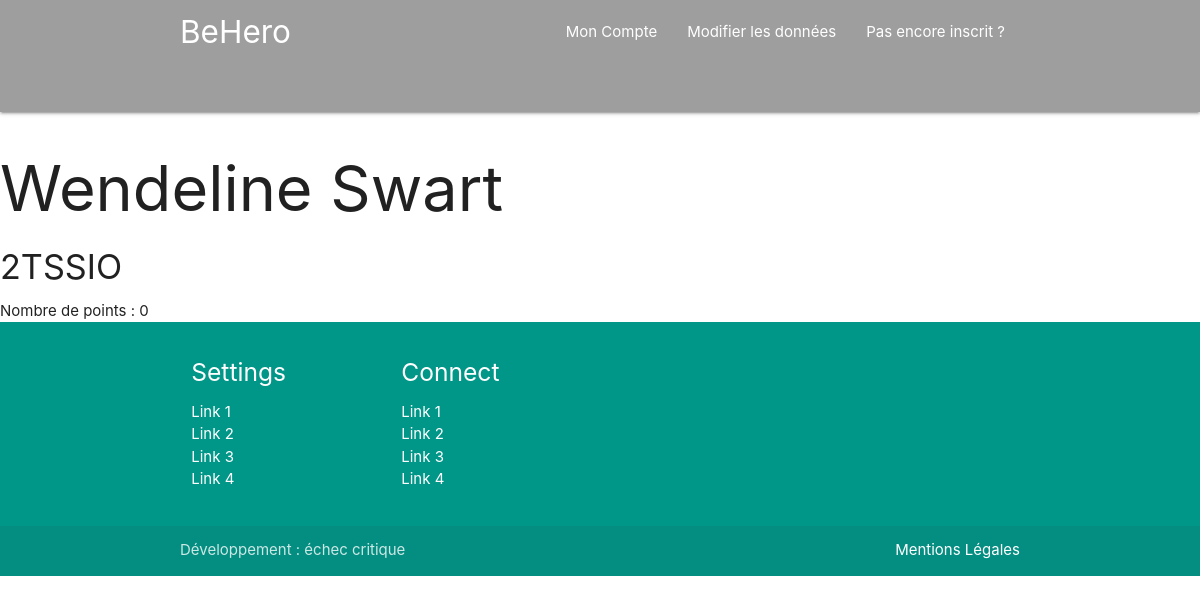
The page /profil.php?id=1 on the database as committed earlier.
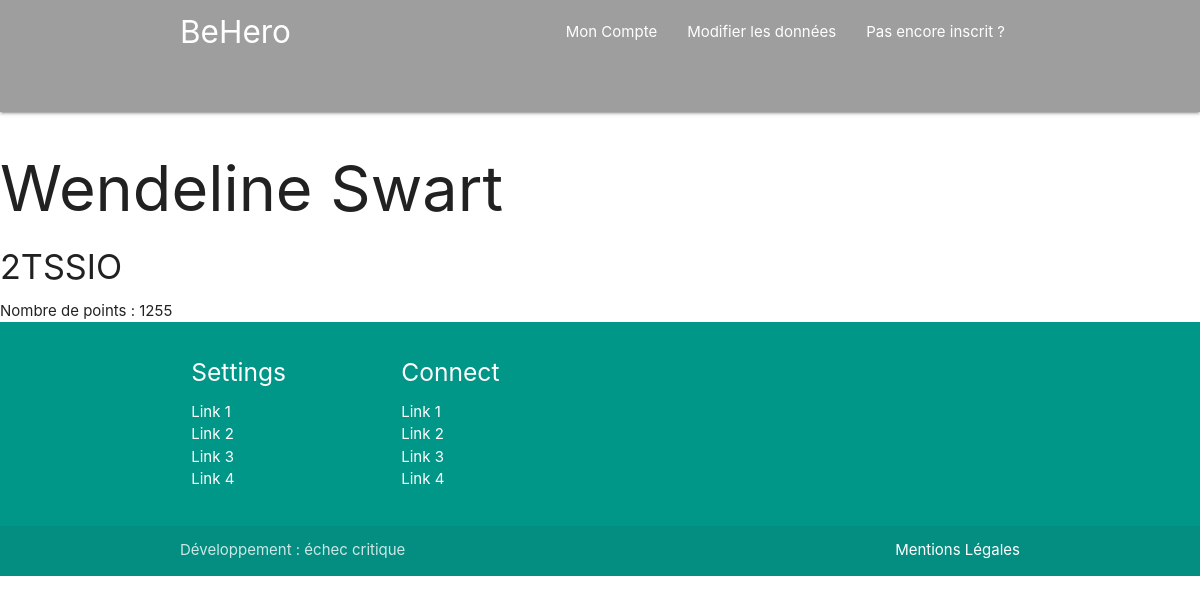
The same page on the database as committed later.
### tables this page shows
CREATE TABLE IF NOT EXISTS `eleve` (
  `idE` int(11) NOT NULL AUTO_INCREMENT,
  `NomE` char(50) NOT NULL,
  `PrenomE` char(50) NOT NULL,
  `nbPoint` int(11) NOT NULL DEFAULT '0',
  `password` char(50) NOT NULL,
  `idC` int(11) NOT NULL,
  PRIMARY KEY (`idE`),
  KEY `fk_eleve` (`idC`)
);

CREATE TABLE IF NOT EXISTS `classe` (
  `idC` int(11) NOT NULL AUTO_INCREMENT,
  `NominationC` char(50) NOT NULL,
  PRIMARY KEY (`idC`)
);

### profil.php (the view, shortened to what this page needs)
<!DOCTYPE html>
<html lang="fr">
        <?php include'php/head.php'; ?>
<body>
    <?php include 'php/nav.php'; ?>
    <?php   $id = $_GET['id'];
            $req = "SELECT * FROM eleve e, classe c where e.idC = c.idC and idE = ?";
            $traitement = $connect ->prepare($req);
            $traitement -> bindParam(1, $id);
            $traitement -> execute();
            while($row = $traitement->fetch()) {
                echo "<h1>" . $row['PrenomE'] . " ". $row['NomE'] ."</h1>";
                echo "<h4>" . $row['NominationC'] . "</h4>";
                echo "Nombre de points : " . $row['nbPoint'];
            }
    ?>
    <?php
        include 'php/footer.php';
    ?>
</body>
</html>

Rows that differ between the two databases and show on the page:
changed eleve "Wendeline": nbPoint "0" → "1255"
